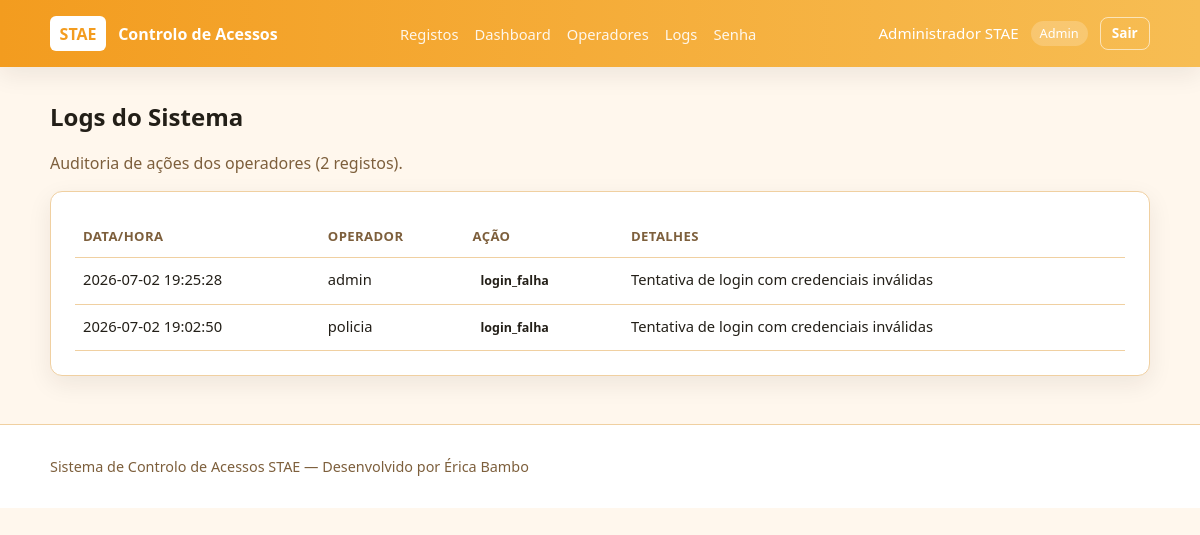
/logs (signed in), run on an earlier commit of the app's database.
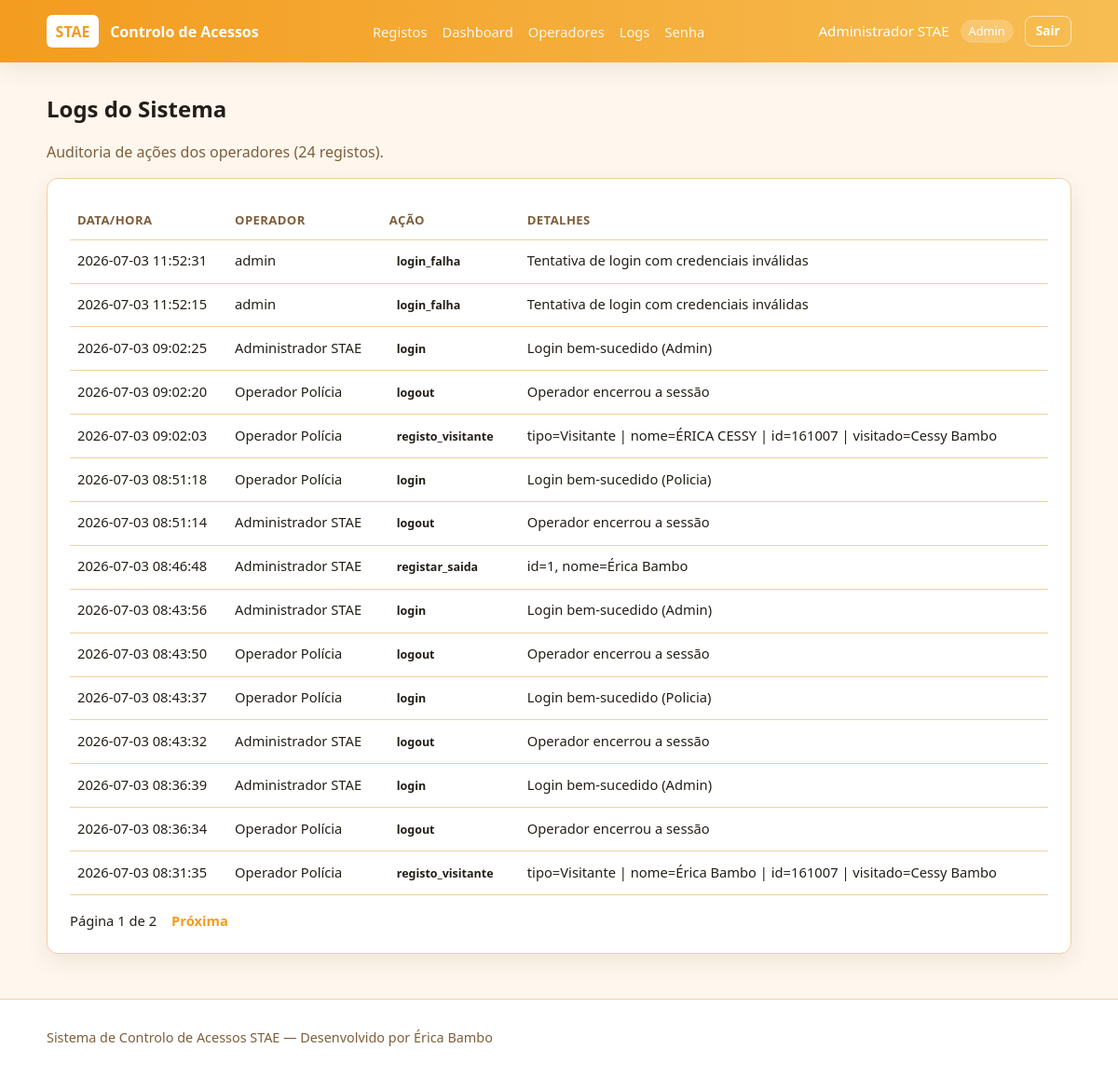
And on a later commit of the database.
### tables this page shows
CREATE TABLE logs_operador (
                    id INTEGER PRIMARY KEY AUTOINCREMENT,
                    operador_id INTEGER,
                    operador_nome TEXT,
                    acao TEXT NOT NULL,
                    detalhes TEXT,
                    criado_em TIMESTAMP NOT NULL DEFAULT CURRENT_TIMESTAMP,
                    FOREIGN KEY (operador_id) REFERENCES operadores (id) ON DELETE SET NULL
                );

### app/routes/admin.py (the view)
@admin_bp.route("/logs")
def logs():
    redirecionar = _requer_login() or _requer_permissao("ver_logs")
    if redirecionar:
        return redirecionar
    pagina = max(int(request.args.get("pagina", 1)), 1)
    total = contar_logs()
    logs_lista = listar_logs(limite=PER_PAGE, pagina=pagina)
    total_paginas = max(ceil(total / PER_PAGE), 1)
    return render_template(
        "admin_logs.html",
        logs=logs_lista,
        pagina=pagina,
        total_paginas=total_paginas,
        total=total,
    )

### app/backend.py (called while the page is built)
def _is_testing():
    return os.environ.get("FLASK_ENV") == "testing" or os.environ.get("PYTEST_CURRENT_TEST") is not None

def _get_sqlite_path(url_or_path=None):
    candidate = url_or_path or os.environ.get("STAE_SQLITE_PATH", DATABASE_PATH)
    if candidate.startswith("sqlite:///"):
        candidate = candidate.replace("sqlite:///", "", 1)
    if candidate.startswith("sqlite://"):
        candidate = candidate.replace("sqlite://", "", 1)
    return candidate

def listar_logs(limite=100, pagina=1):
    offset = max(pagina - 1, 0) * limite
    with BACKEND.get_db() as conn:
        with conn.cursor() as cursor:
            param = "?" if BACKEND.kind == "sqlite" else "%s"
            cursor.execute(f"SELECT * FROM logs_operador ORDER BY criado_em DESC LIMIT {param} OFFSET {param}", (limite, offset))
            rows = cursor.fetchall()
            return [dict(row) for row in rows]

def contar_logs():
    with BACKEND.get_db() as conn:
        with conn.cursor() as cursor:
            cursor.execute("SELECT COUNT(*) AS total FROM logs_operador")
            row = cursor.fetchone()
            return row["total"] if row else 0

    def __enter__(self):
        return self.cursor

### templates/admin_logs.html (shortened to what this page needs)
{% extends "base.html" %}
{% block content %}
<section class="page-header">
    <h1>Logs do Sistema</h1>
    <p>Auditoria de ações dos operadores ({{ total }} registos).</p>
</section>
<div class="card registos-recentes">
    <div class="table-wrap">
        <table>
            <thead>
                <tr>
                    <th>Data/Hora</th>
                    <th>Operador</th>
                    <th>Ação</th>
                    <th>Detalhes</th>
                </tr>
            </thead>
            <tbody>
                {% for log in logs %}
                <tr>
                    <td>{{ log.criado_em }}</td>
                    <td>{{ log.operador_nome or '—' }}</td>
                    <td><span class="tag">{{ log.acao }}</span></td>
                    <td>{{ log.detalhes or '—' }}</td>
                </tr>
                {% endfor %}
            </tbody>
        </table>
    </div>
    {% if total_paginas > 1 %}
    <div class="pagination">
        <span>Página {{ pagina }} de {{ total_paginas }}</span>
        {% if pagina < total_paginas %}
        <a href="{{ url_for('admin.logs', pagina=pagina+1) }}">Próxima</a>
        {% endif %}
    </div>
    {% endif %}
</div>
{% endblock %}

### templates/base.html (shortened to what this page needs)
<!DOCTYPE html>
<html lang="pt">
<head>
    <link rel="stylesheet" href="{{ url_for('static', filename='css/style.css') }}">
</head>
<body>
    <header class="topbar">
        <div class="container topbar-inner">
            <div class="brand">
                <span class="brand-mark">STAE</span>
                <span class="brand-text">Controlo de Acessos</span>
            </div>
            {% if session.get('operador_nome') %}
            <nav class="nav-links">
                <a href="{{ url_for('registos.menu') }}">Registos</a>
                {% if session.operador_tipo == 'Admin' %}
                <a href="{{ url_for('admin.dashboard') }}">Dashboard</a>
                <a href="{{ url_for('admin.operadores') }}">Operadores</a>
                <a href="{{ url_for('admin.logs') }}">Logs</a>
                {% endif %}
                <a href="{{ url_for('admin.alterar_senha') }}">Senha</a>
            </nav>
            <div class="user-info">
                <span>{{ session.operador_nome }}</span>
                <span class="badge">{{ session.operador_tipo }}</span>
                <a class="btn btn-outline btn-sm" href="{{ url_for('auth.logout') }}">Sair</a>
            </div>
            {% endif %}
        </div>
    </header>
    <main class="container main-content">
        {% block content %}{% endblock %}
    </main>
    <footer class="footer">
        <div class="container">
            <p>Sistema de Controlo de Acessos STAE &mdash; Desenvolvido por Érica Bambo</p>
        </div>
    </footer>
</body>
</html>

What changed in the data, as far as the page shows it:
no longer on this page (row unchanged): logs_operador: operador_tipo "Admin", criado_em "2026-07-02 19:25:28", operador_nome "admin", acao "login_falha", detalhes "Tentativa de login com credenciais inválidas"
no longer on this page (row unchanged): logs_operador: criado_em "2026-07-02 19:02:50", operador_nome "policia", acao "login_falha", detalhes "Tentativa de login com credenciais inválidas"
added logs_operador: criado_em "2026-07-03 11:52:31", operador_nome "admin", acao "login_falha", detalhes "Tentativa de login com credenciais inválidas"
added logs_operador: criado_em "2026-07-03 11:52:15", operador_nome "admin", acao "login_falha", detalhes "Tentativa de login com credenciais inválidas"
added logs_operador: criado_em "2026-07-03 09:02:25", operador_nome "Administrador STAE", acao "login", detalhes "Login bem-sucedido (Admin)"
added logs_operador: criado_em "2026-07-03 09:02:20", operador_nome "Operador Polícia", acao "logout", detalhes "Operador encerrou a sessão"
added logs_operador: criado_em "2026-07-03 09:02:03", operador_nome "Operador Polícia", acao "registo_visitante", detalhes "tipo=Visitante | nome=ÉRICA CESSY | id=161007 | visitado=Cessy Bambo"
added logs_operador: criado_em "2026-07-03 08:51:18", operador_nome "Operador Polícia", acao "login", detalhes "Login bem-sucedido (Policia)"
added logs_operador: criado_em "2026-07-03 08:51:14", operador_nome "Administrador STAE", acao "logout", detalhes "Operador encerrou a sessão"
added logs_operador: criado_em "2026-07-03 08:46:48", operador_nome "Administrador STAE", acao "registar_saida", detalhes "id=1, nome=Érica Bambo"
added logs_operador: criado_em "2026-07-03 08:43:56", operador_nome "Administrador STAE", acao "login", detalhes "Login bem-sucedido (Admin)"
added logs_operador: criado_em "2026-07-03 08:43:50", operador_nome "Operador Polícia", acao "logout", detalhes "Operador encerrou a sessão"
added logs_operador: criado_em "2026-07-03 08:43:37", operador_nome "Operador Polícia", acao "login", detalhes "Login bem-sucedido (Policia)"
added logs_operador: criado_em "2026-07-03 08:43:32", operador_nome "Administrador STAE", acao "logout", detalhes "Operador encerrou a sessão"
added logs_operador: criado_em "2026-07-03 08:36:39", operador_nome "Administrador STAE", acao "login", detalhes "Login bem-sucedido (Admin)"
added logs_operador: criado_em "2026-07-03 08:36:34", operador_nome "Operador Polícia", acao "logout", detalhes "Operador encerrou a sessão"
added logs_operador: criado_em "2026-07-03 08:31:35", operador_nome "Operador Polícia", acao "registo_visitante", detalhes "tipo=Visitante | nome=Érica Bambo | id=161007 | visitado=Cessy Bambo"
Also different on the page:
{{ session.operador_tipo }}: (not shown) → "Admin"
{{ total }}: "2" → "24"
{{ pagina }}: (not shown) → "1"
{{ total_paginas }}: (not shown) → "2"
text now shown: "Página de Próxima"
